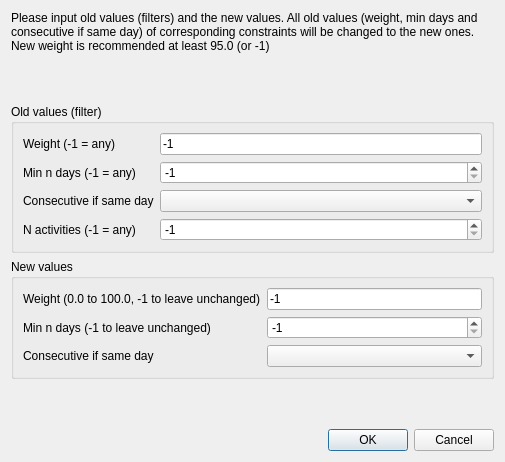
<ui version="4.0" >
 <class>ChangeMinNDaysSelectivelyForm_template</class>
 <widget class="QDialog" name="ChangeMinNDaysSelectivelyForm_template" >
  <property name="geometry" >
   <rect>
    <x>0</x>
    <y>0</y>
    <width>501</width>
    <height>462</height>
   </rect>
  </property>
  <property name="windowTitle" >
   <string>Change more constraints min n days</string>
  </property>
  <layout class="QGridLayout" >
   <item row="0" column="0" >
    <widget class="QLabel" name="label_5" >
     <property name="text" >
      <string>Please input old values (filters) and the new values. All old values (weight, min days and consecutive if same day) of corresponding constraints will be changed to the new ones. New weight is recommended at least 95.0 (or -1)</string>
     </property>
     <property name="wordWrap" >
      <bool>true</bool>
     </property>
    </widget>
   </item>
   <item row="1" column="0" >
    <spacer>
     <property name="orientation" >
      <enum>Qt::Vertical</enum>
     </property>
     <property name="sizeHint" >
      <size>
       <width>483</width>
       <height>21</height>
      </size>
     </property>
    </spacer>
   </item>
   <item row="2" column="0" >
    <widget class="QGroupBox" name="groupBox" >
     <property name="title" >
      <string>Old values (filter)</string>
     </property>
     <layout class="QGridLayout" >
      <item row="0" column="0" >
       <widget class="QLabel" name="label" >
        <property name="text" >
         <string>Weight (-1 = any)</string>
        </property>
       </widget>
      </item>
      <item row="0" column="1" >
       <widget class="QLineEdit" name="oldWeightLineEdit" >
        <property name="text" >
         <string>-1</string>
        </property>
       </widget>
      </item>
      <item row="1" column="0" >
       <widget class="QLabel" name="label_2" >
        <property name="text" >
         <string>Min n days (-1 = any)</string>
        </property>
       </widget>
      </item>
      <item row="1" column="1" >
       <widget class="QSpinBox" name="oldDaysSpinBox" >
        <property name="minimum" >
         <number>-1</number>
        </property>
        <property name="value" >
         <number>-1</number>
        </property>
       </widget>
      </item>
      <item row="2" column="0" >
       <widget class="QLabel" name="label_3" >
        <property name="text" >
         <string>Consecutive if same day</string>
        </property>
       </widget>
      </item>
      <item row="2" column="1" >
       <widget class="QComboBox" name="oldConsecutiveComboBox" />
      </item>
      <item row="3" column="0" >
       <widget class="QLabel" name="label_6" >
        <property name="text" >
         <string>N activities (-1 = any)</string>
        </property>
       </widget>
      </item>
      <item row="3" column="1" >
       <widget class="QSpinBox" name="oldNActsSpinBox" >
        <property name="minimum" >
         <number>-1</number>
        </property>
        <property name="value" >
         <number>-1</number>
        </property>
       </widget>
      </item>
     </layout>
    </widget>
   </item>
   <item row="3" column="0" >
    <widget class="QGroupBox" name="groupBox_2" >
     <property name="title" >
      <string>New values</string>
     </property>
     <layout class="QGridLayout" >
      <item row="0" column="0" >
       <widget class="QLabel" name="label_4" >
        <property name="text" >
         <string>Weight (0.0 to 100.0, -1 to leave unchanged)</string>
        </property>
       </widget>
      </item>
      <item row="0" column="1" >
       <widget class="QLineEdit" name="newWeightLineEdit" >
        <property name="text" >
         <string>-1</string>
        </property>
       </widget>
      </item>
      <item row="1" column="0" >
       <widget class="QLabel" name="label_7" >
        <property name="text" >
         <string>Min n days (-1 to leave unchanged)</string>
        </property>
       </widget>
      </item>
      <item row="1" column="1" >
       <widget class="QSpinBox" name="newDaysSpinBox" >
        <property name="minimum" >
         <number>-1</number>
        </property>
        <property name="value" >
         <number>-1</number>
        </property>
       </widget>
      </item>
      <item row="2" column="0" >
       <widget class="QLabel" name="label_8" >
        <property name="text" >
         <string>Consecutive if same day</string>
        </property>
       </widget>
      </item>
      <item row="2" column="1" >
       <widget class="QComboBox" name="newConsecutiveComboBox" />
      </item>
     </layout>
    </widget>
   </item>
   <item row="4" column="0" >
    <spacer>
     <property name="orientation" >
      <enum>Qt::Vertical</enum>
     </property>
     <property name="sizeHint" >
      <size>
       <width>483</width>
       <height>20</height>
      </size>
     </property>
    </spacer>
   </item>
   <item row="5" column="0" >
    <layout class="QHBoxLayout" >
     <item>
      <spacer>
       <property name="orientation" >
        <enum>Qt::Horizontal</enum>
       </property>
       <property name="sizeHint" >
        <size>
         <width>40</width>
         <height>20</height>
        </size>
       </property>
      </spacer>
     </item>
     <item>
      <widget class="QPushButton" name="okPushButton" >
       <property name="text" >
        <string>OK</string>
       </property>
       <property name="default" >
        <bool>true</bool>
       </property>
      </widget>
     </item>
     <item>
      <widget class="QPushButton" name="cancelPushButton" >
       <property name="text" >
        <string>Cancel</string>
       </property>
      </widget>
     </item>
    </layout>
   </item>
  </layout>
 </widget>
 <resources/>
 <connections/>
</ui>
